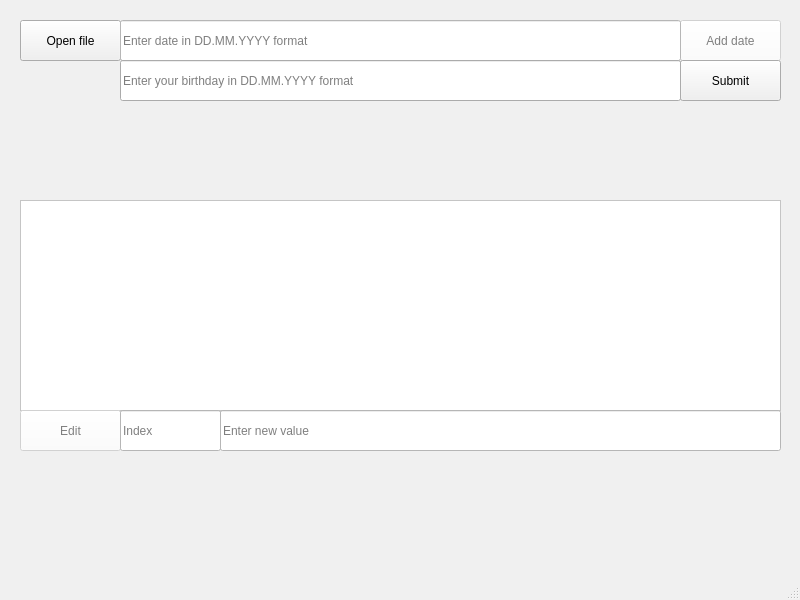
<?xml version="1.0" encoding="UTF-8"?>
<ui version="4.0">
 <class>MainWindow</class>
 <widget class="QMainWindow" name="MainWindow">
  <property name="enabled">
   <bool>true</bool>
  </property>
  <property name="geometry">
   <rect>
    <x>0</x>
    <y>0</y>
    <width>800</width>
    <height>600</height>
   </rect>
  </property>
  <property name="palette">
   <palette>
    <active>
     <colorrole role="WindowText">
      <brush brushstyle="SolidPattern">
       <color alpha="255">
        <red>0</red>
        <green>0</green>
        <blue>0</blue>
       </color>
      </brush>
     </colorrole>
     <colorrole role="Button">
      <brush brushstyle="SolidPattern">
       <color alpha="255">
        <red>255</red>
        <green>255</green>
        <blue>255</blue>
       </color>
      </brush>
     </colorrole>
     <colorrole role="Light">
      <brush brushstyle="SolidPattern">
       <color alpha="255">
        <red>255</red>
        <green>255</green>
        <blue>255</blue>
       </color>
      </brush>
     </colorrole>
     <colorrole role="Midlight">
      <brush brushstyle="SolidPattern">
       <color alpha="255">
        <red>255</red>
        <green>255</green>
        <blue>255</blue>
       </color>
      </brush>
     </colorrole>
     <colorrole role="Dark">
      <brush brushstyle="SolidPattern">
       <color alpha="255">
        <red>127</red>
        <green>127</green>
        <blue>127</blue>
       </color>
      </brush>
     </colorrole>
     <colorrole role="Mid">
      <brush brushstyle="SolidPattern">
       <color alpha="255">
        <red>170</red>
        <green>170</green>
        <blue>170</blue>
       </color>
      </brush>
     </colorrole>
     <colorrole role="Text">
      <brush brushstyle="SolidPattern">
       <color alpha="255">
        <red>0</red>
        <green>0</green>
        <blue>0</blue>
       </color>
      </brush>
     </colorrole>
     <colorrole role="BrightText">
      <brush brushstyle="SolidPattern">
       <color alpha="255">
        <red>255</red>
        <green>255</green>
        <blue>255</blue>
       </color>
      </brush>
     </colorrole>
     <colorrole role="ButtonText">
      <brush brushstyle="SolidPattern">
       <color alpha="255">
        <red>0</red>
        <green>0</green>
        <blue>0</blue>
       </color>
      </brush>
     </colorrole>
     <colorrole role="Base">
      <brush brushstyle="SolidPattern">
       <color alpha="255">
        <red>255</red>
        <green>255</green>
        <blue>255</blue>
       </color>
      </brush>
     </colorrole>
     <colorrole role="Window">
      <brush brushstyle="SolidPattern">
       <color alpha="255">
        <red>255</red>
        <green>255</green>
        <blue>255</blue>
       </color>
      </brush>
     </colorrole>
     <colorrole role="Shadow">
      <brush brushstyle="SolidPattern">
       <color alpha="255">
        <red>0</red>
        <green>0</green>
        <blue>0</blue>
       </color>
      </brush>
     </colorrole>
     <colorrole role="AlternateBase">
      <brush brushstyle="SolidPattern">
       <color alpha="255">
        <red>255</red>
        <green>255</green>
        <blue>255</blue>
       </color>
      </brush>
     </colorrole>
     <colorrole role="ToolTipBase">
      <brush brushstyle="SolidPattern">
       <color alpha="255">
        <red>255</red>
        <green>255</green>
        <blue>220</blue>
       </color>
      </brush>
     </colorrole>
     <colorrole role="ToolTipText">
      <brush brushstyle="SolidPattern">
       <color alpha="255">
        <red>0</red>
        <green>0</green>
        <blue>0</blue>
       </color>
      </brush>
     </colorrole>
     <colorrole role="PlaceholderText">
      <brush brushstyle="SolidPattern">
       <color alpha="127">
        <red>0</red>
        <green>0</green>
        <blue>0</blue>
       </color>
      </brush>
     </colorrole>
    </active>
    <inactive>
     <colorrole role="WindowText">
      <brush brushstyle="SolidPattern">
       <color alpha="255">
        <red>0</red>
        <green>0</green>
        <blue>0</blue>
       </color>
      </brush>
     </colorrole>
     <colorrole role="Button">
      <brush brushstyle="SolidPattern">
       <color alpha="255">
        <red>240</red>
        <green>240</green>
        <blue>240</blue>
       </color>
      </brush>
     </colorrole>
     <colorrole role="Light">
      <brush brushstyle="SolidPattern">
       <color alpha="255">
        <red>255</red>
        <green>255</green>
        <blue>255</blue>
       </color>
      </brush>
     </colorrole>
     <colorrole role="Midlight">
      <brush brushstyle="SolidPattern">
       <color alpha="255">
        <red>227</red>
        <green>227</green>
        <blue>227</blue>
       </color>
      </brush>
     </colorrole>
     <colorrole role="Dark">
      <brush brushstyle="SolidPattern">
       <color alpha="255">
        <red>160</red>
        <green>160</green>
        <blue>160</blue>
       </color>
      </brush>
     </colorrole>
     <colorrole role="Mid">
      <brush brushstyle="SolidPattern">
       <color alpha="255">
        <red>160</red>
        <green>160</green>
        <blue>160</blue>
       </color>
      </brush>
     </colorrole>
     <colorrole role="Text">
      <brush brushstyle="SolidPattern">
       <color alpha="255">
        <red>0</red>
        <green>0</green>
        <blue>0</blue>
       </color>
      </brush>
     </colorrole>
     <colorrole role="BrightText">
      <brush brushstyle="SolidPattern">
       <color alpha="255">
        <red>255</red>
        <green>255</green>
        <blue>255</blue>
       </color>
      </brush>
     </colorrole>
     <colorrole role="ButtonText">
      <brush brushstyle="SolidPattern">
       <color alpha="255">
        <red>0</red>
        <green>0</green>
        <blue>0</blue>
       </color>
      </brush>
     </colorrole>
     <colorrole role="Base">
      <brush brushstyle="SolidPattern">
       <color alpha="255">
        <red>255</red>
        <green>255</green>
        <blue>255</blue>
       </color>
      </brush>
     </colorrole>
     <colorrole role="Window">
      <brush brushstyle="SolidPattern">
       <color alpha="255">
        <red>240</red>
        <green>240</green>
        <blue>240</blue>
       </color>
      </brush>
     </colorrole>
     <colorrole role="Shadow">
      <brush brushstyle="SolidPattern">
       <color alpha="255">
        <red>105</red>
        <green>105</green>
        <blue>105</blue>
       </color>
      </brush>
     </colorrole>
     <colorrole role="AlternateBase">
      <brush brushstyle="SolidPattern">
       <color alpha="255">
        <red>245</red>
        <green>245</green>
        <blue>245</blue>
       </color>
      </brush>
     </colorrole>
     <colorrole role="ToolTipBase">
      <brush brushstyle="SolidPattern">
       <color alpha="255">
        <red>255</red>
        <green>255</green>
        <blue>220</blue>
       </color>
      </brush>
     </colorrole>
     <colorrole role="ToolTipText">
      <brush brushstyle="SolidPattern">
       <color alpha="255">
        <red>0</red>
        <green>0</green>
        <blue>0</blue>
       </color>
      </brush>
     </colorrole>
     <colorrole role="PlaceholderText">
      <brush brushstyle="SolidPattern">
       <color alpha="128">
        <red>0</red>
        <green>0</green>
        <blue>0</blue>
       </color>
      </brush>
     </colorrole>
    </inactive>
    <disabled>
     <colorrole role="WindowText">
      <brush brushstyle="SolidPattern">
       <color alpha="255">
        <red>127</red>
        <green>127</green>
        <blue>127</blue>
       </color>
      </brush>
     </colorrole>
     <colorrole role="Button">
      <brush brushstyle="SolidPattern">
       <color alpha="255">
        <red>255</red>
        <green>255</green>
        <blue>255</blue>
       </color>
      </brush>
     </colorrole>
     <colorrole role="Light">
      <brush brushstyle="SolidPattern">
       <color alpha="255">
        <red>255</red>
        <green>255</green>
        <blue>255</blue>
       </color>
      </brush>
     </colorrole>
     <colorrole role="Midlight">
      <brush brushstyle="SolidPattern">
       <color alpha="255">
        <red>255</red>
        <green>255</green>
        <blue>255</blue>
       </color>
      </brush>
     </colorrole>
     <colorrole role="Dark">
      <brush brushstyle="SolidPattern">
       <color alpha="255">
        <red>127</red>
        <green>127</green>
        <blue>127</blue>
       </color>
      </brush>
     </colorrole>
     <colorrole role="Mid">
      <brush brushstyle="SolidPattern">
       <color alpha="255">
        <red>170</red>
        <green>170</green>
        <blue>170</blue>
       </color>
      </brush>
     </colorrole>
     <colorrole role="Text">
      <brush brushstyle="SolidPattern">
       <color alpha="255">
        <red>127</red>
        <green>127</green>
        <blue>127</blue>
       </color>
      </brush>
     </colorrole>
     <colorrole role="BrightText">
      <brush brushstyle="SolidPattern">
       <color alpha="255">
        <red>255</red>
        <green>255</green>
        <blue>255</blue>
       </color>
      </brush>
     </colorrole>
     <colorrole role="ButtonText">
      <brush brushstyle="SolidPattern">
       <color alpha="255">
        <red>127</red>
        <green>127</green>
        <blue>127</blue>
       </color>
      </brush>
     </colorrole>
     <colorrole role="Base">
      <brush brushstyle="SolidPattern">
       <color alpha="255">
        <red>255</red>
        <green>255</green>
        <blue>255</blue>
       </color>
      </brush>
     </colorrole>
     <colorrole role="Window">
      <brush brushstyle="SolidPattern">
       <color alpha="255">
        <red>255</red>
        <green>255</green>
        <blue>255</blue>
       </color>
      </brush>
     </colorrole>
     <colorrole role="Shadow">
      <brush brushstyle="SolidPattern">
       <color alpha="255">
        <red>0</red>
        <green>0</green>
        <blue>0</blue>
       </color>
      </brush>
     </colorrole>
     <colorrole role="AlternateBase">
      <brush brushstyle="SolidPattern">
       <color alpha="255">
        <red>245</red>
        <green>245</green>
        <blue>245</blue>
       </color>
      </brush>
     </colorrole>
     <colorrole role="ToolTipBase">
      <brush brushstyle="SolidPattern">
       <color alpha="255">
        <red>255</red>
        <green>255</green>
        <blue>220</blue>
       </color>
      </brush>
     </colorrole>
     <colorrole role="ToolTipText">
      <brush brushstyle="SolidPattern">
       <color alpha="255">
        <red>0</red>
        <green>0</green>
        <blue>0</blue>
       </color>
      </brush>
     </colorrole>
     <colorrole role="PlaceholderText">
      <brush brushstyle="SolidPattern">
       <color alpha="128">
        <red>0</red>
        <green>0</green>
        <blue>0</blue>
       </color>
      </brush>
     </colorrole>
    </disabled>
   </palette>
  </property>
  <property name="mouseTracking">
   <bool>false</bool>
  </property>
  <property name="windowTitle">
   <string>Application</string>
  </property>
  <property name="styleSheet">
   <string notr="true"/>
  </property>
  <property name="documentMode">
   <bool>false</bool>
  </property>
  <widget class="QWidget" name="centralwidget">
   <widget class="QPushButton" name="openFileButton">
    <property name="enabled">
     <bool>true</bool>
    </property>
    <property name="geometry">
     <rect>
      <x>20</x>
      <y>20</y>
      <width>101</width>
      <height>41</height>
     </rect>
    </property>
    <property name="styleSheet">
     <string notr="true"/>
    </property>
    <property name="text">
     <string>Open file</string>
    </property>
    <property name="autoDefault">
     <bool>false</bool>
    </property>
    <property name="default">
     <bool>false</bool>
    </property>
    <property name="flat">
     <bool>false</bool>
    </property>
   </widget>
   <widget class="QTableWidget" name="tableWidget">
    <property name="enabled">
     <bool>false</bool>
    </property>
    <property name="geometry">
     <rect>
      <x>20</x>
      <y>200</y>
      <width>761</width>
      <height>211</height>
     </rect>
    </property>
    <property name="styleSheet">
     <string notr="true"/>
    </property>
    <property name="frameShape">
     <enum>QFrame::StyledPanel</enum>
    </property>
    <property name="gridStyle">
     <enum>Qt::NoPen</enum>
    </property>
   </widget>
   <widget class="QPushButton" name="addDateButton">
    <property name="enabled">
     <bool>false</bool>
    </property>
    <property name="geometry">
     <rect>
      <x>680</x>
      <y>20</y>
      <width>101</width>
      <height>41</height>
     </rect>
    </property>
    <property name="styleSheet">
     <string notr="true"/>
    </property>
    <property name="text">
     <string>Add date</string>
    </property>
    <property name="autoDefault">
     <bool>false</bool>
    </property>
    <property name="default">
     <bool>false</bool>
    </property>
    <property name="flat">
     <bool>false</bool>
    </property>
   </widget>
   <widget class="QLineEdit" name="addDateLineEdit">
    <property name="enabled">
     <bool>false</bool>
    </property>
    <property name="geometry">
     <rect>
      <x>120</x>
      <y>20</y>
      <width>561</width>
      <height>41</height>
     </rect>
    </property>
    <property name="placeholderText">
     <string>Enter date in DD.MM.YYYY format</string>
    </property>
   </widget>
   <widget class="QPushButton" name="submitBdayButton">
    <property name="enabled">
     <bool>true</bool>
    </property>
    <property name="geometry">
     <rect>
      <x>680</x>
      <y>60</y>
      <width>101</width>
      <height>41</height>
     </rect>
    </property>
    <property name="styleSheet">
     <string notr="true"/>
    </property>
    <property name="text">
     <string>Submit</string>
    </property>
    <property name="autoDefault">
     <bool>false</bool>
    </property>
    <property name="default">
     <bool>false</bool>
    </property>
    <property name="flat">
     <bool>false</bool>
    </property>
   </widget>
   <widget class="QLineEdit" name="submitBdayLineEdit">
    <property name="geometry">
     <rect>
      <x>120</x>
      <y>60</y>
      <width>561</width>
      <height>41</height>
     </rect>
    </property>
    <property name="placeholderText">
     <string>Enter your birthday in DD.MM.YYYY format</string>
    </property>
   </widget>
   <widget class="QLabel" name="bdayLabel">
    <property name="geometry">
     <rect>
      <x>20</x>
      <y>130</y>
      <width>761</width>
      <height>41</height>
     </rect>
    </property>
    <property name="font">
     <font>
      <family>Arial</family>
      <pointsize>-1</pointsize>
      <bold>true</bold>
     </font>
    </property>
    <property name="styleSheet">
     <string notr="true">QLabel {
	text-transform: uppercase;
	color: #000000;
	font-weight: 900;
	font-size: 30px;
}</string>
    </property>
    <property name="text">
     <string/>
    </property>
    <property name="alignment">
     <set>Qt::AlignCenter</set>
    </property>
   </widget>
   <widget class="QPushButton" name="editdateButton">
    <property name="enabled">
     <bool>false</bool>
    </property>
    <property name="geometry">
     <rect>
      <x>20</x>
      <y>410</y>
      <width>101</width>
      <height>41</height>
     </rect>
    </property>
    <property name="styleSheet">
     <string notr="true"/>
    </property>
    <property name="text">
     <string>Edit</string>
    </property>
    <property name="autoDefault">
     <bool>false</bool>
    </property>
    <property name="default">
     <bool>false</bool>
    </property>
    <property name="flat">
     <bool>false</bool>
    </property>
   </widget>
   <widget class="QLineEdit" name="editValueLineEdit">
    <property name="enabled">
     <bool>false</bool>
    </property>
    <property name="geometry">
     <rect>
      <x>220</x>
      <y>410</y>
      <width>561</width>
      <height>41</height>
     </rect>
    </property>
    <property name="placeholderText">
     <string>Enter new value</string>
    </property>
   </widget>
   <widget class="QLineEdit" name="editIndexLineEdit">
    <property name="enabled">
     <bool>false</bool>
    </property>
    <property name="geometry">
     <rect>
      <x>120</x>
      <y>410</y>
      <width>101</width>
      <height>41</height>
     </rect>
    </property>
    <property name="placeholderText">
     <string>Index</string>
    </property>
   </widget>
  </widget>
  <widget class="QMenuBar" name="menubar">
   <property name="geometry">
    <rect>
     <x>0</x>
     <y>0</y>
     <width>800</width>
     <height>25</height>
    </rect>
   </property>
  </widget>
  <widget class="QStatusBar" name="statusbar"/>
 </widget>
 <resources/>
 <connections/>
</ui>
